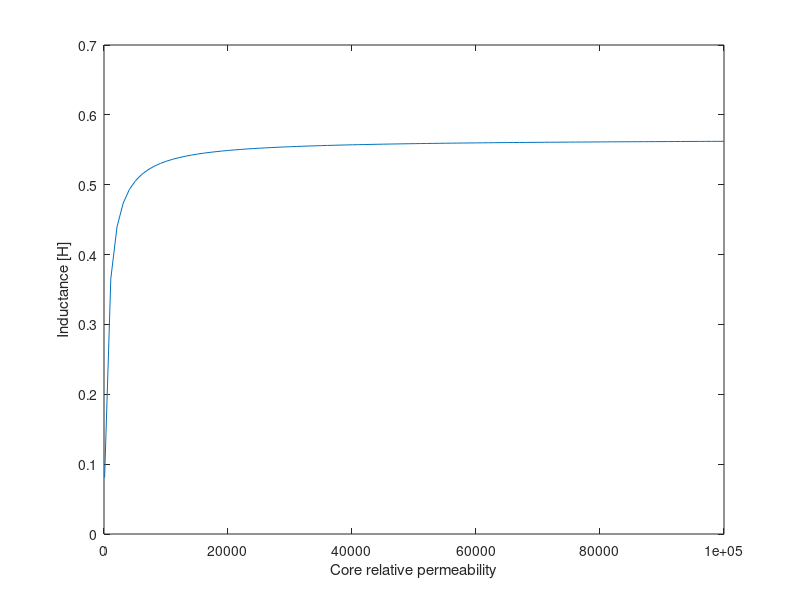
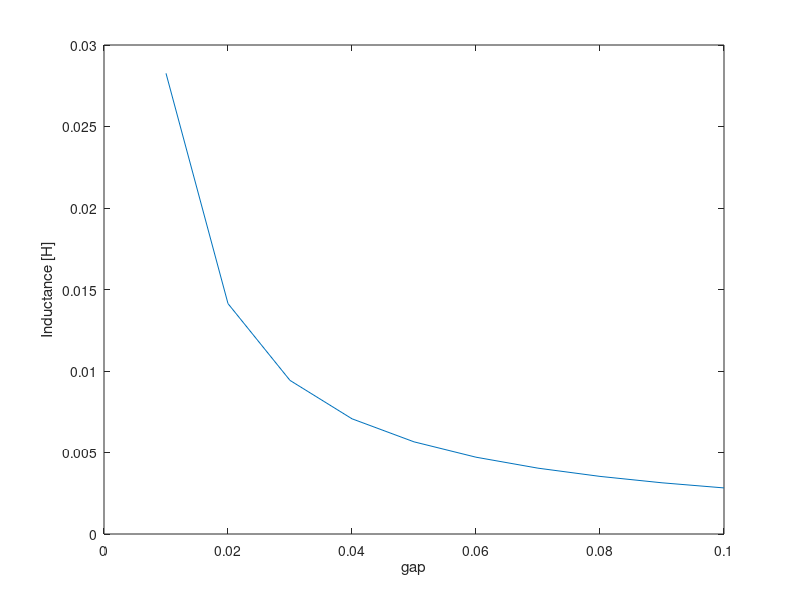

The MATLAB script that drew these images, in order:
clc
clear
% Permeability of free space
mu0 = pi*4e-7;
% all dimensions expressed in meters
Ac = 9e-4; Ag = 9e-4; g= 5e-4; lc = 0.3;
N=500;
% Reluctance of air gap
Rg = g/(mu0*Ag);

for n = 1:101
    mur(n) = 100+(100000 - 100)*(n-1)/100;
    % Reluctance of core
    Rc(n) = lc/(mur(n)*mu0*Ac);
    Rtot = Rg+Rc(n);
    % Inductance
    L(n) = N^2/Rtot;
end

figure(1);
plot(mur,L);
xlabel('Core relative permeability');
ylabel('Inductance [H]');

mur = 70000;
Rc = lc/(mur*mu0*Ac);
for n = 1:10
    g(n) = 0.01*n;
    % Reluctance of gap
    Rg(n) = g(n)/(mu0*Ag);
    Rtot = Rg(n)+Rc;
    % Inductance
    LL(n) = N^2/Rtot;
end
figure(2);
plot(g,LL);
xlabel('gap');
ylabel('Inductance [H]');


